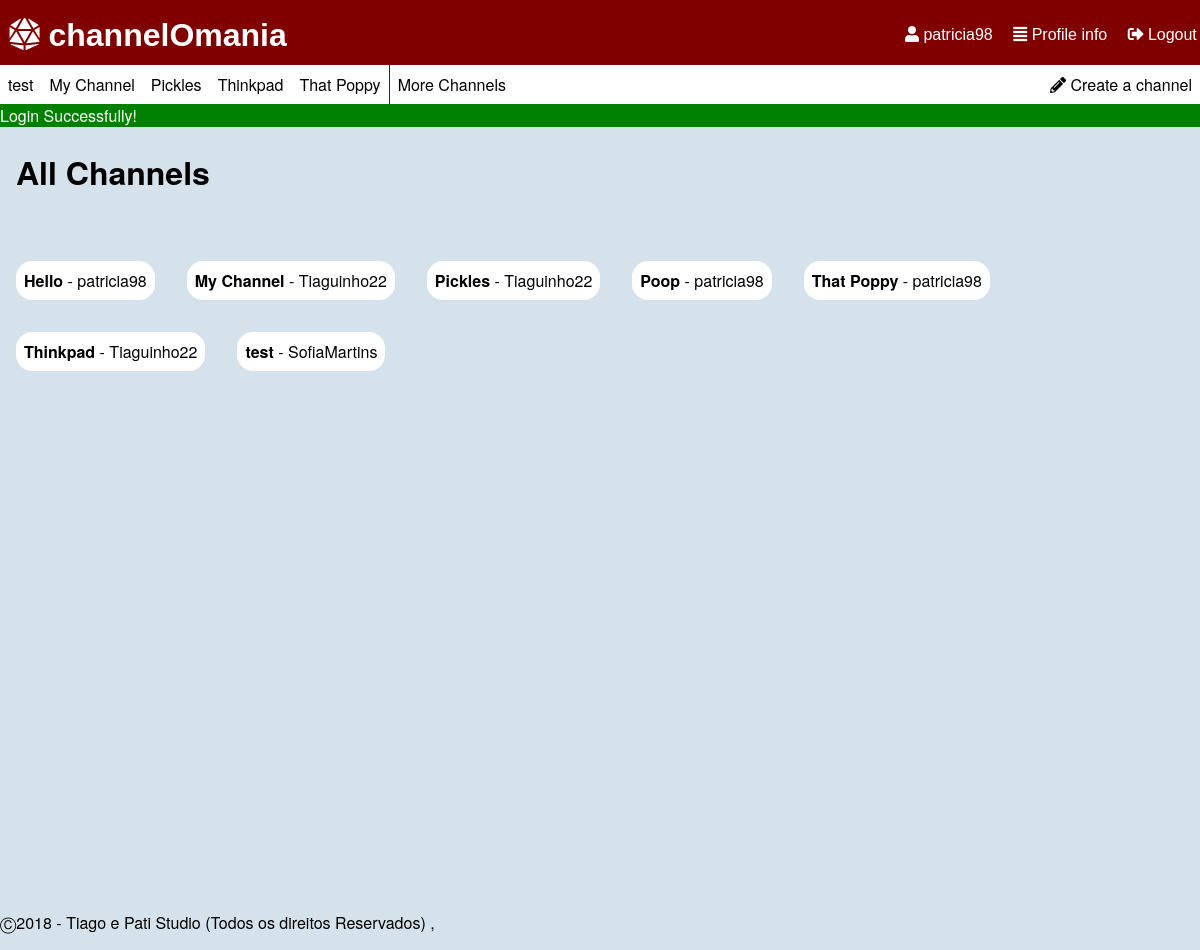
Page /pages/all_channels.php (signed in) on the earlier database version.
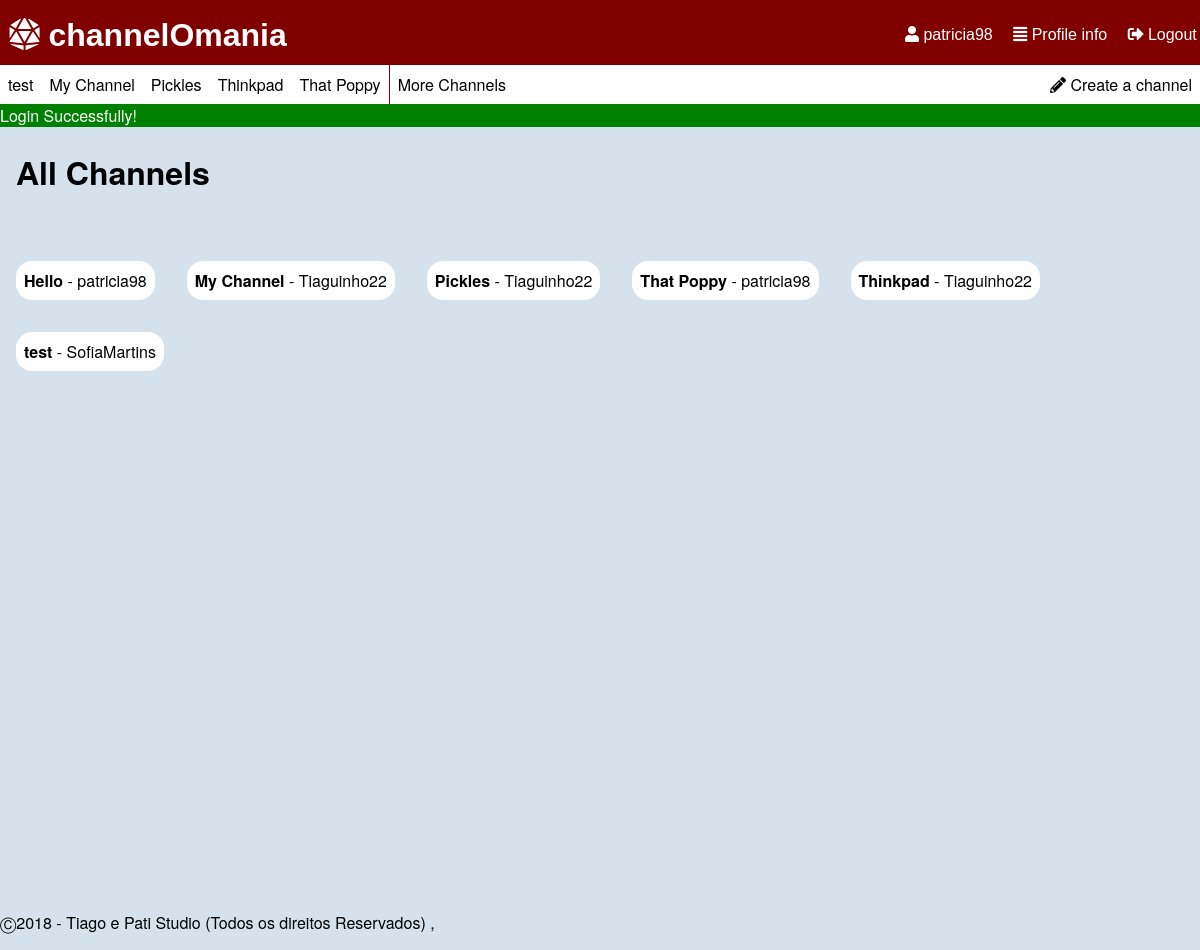
Same page on the later database version.
### tables this page shows
CREATE TABLE "channel" (
	"ID"	INTEGER NOT NULL,
	"name"	TEXT NOT NULL,
	"coverImage"	TEXT,
	"author"	INTEGER NOT NULL,
	FOREIGN KEY("author") REFERENCES "user"("ID") ON DELETE Cascade ON UPDATE No Action,
	PRIMARY KEY("ID")
);

CREATE TABLE 'user'
(
	'ID' INTEGER NOT NULL PRIMARY KEY AUTOINCREMENT,
	'username' TEXT NOT NULL,
	'email' TEXT NOT NULL,
	'password' TEXT NOT NULL,
	'birth' TEXT ,
	'profilePic' TEXT,
	CONSTRAINT 'username' UNIQUE ('username')
);

### database/db_list.php (called while the page is built, shortened)
<?php
function listChannel($sort='') {
  switch($sort){
    case 'mActive':
      $order = 'n_stories DESC';
      break;
    case 'alphabetical':
      $order = 'name ASC';
      break;
  }
  $db = Database::instance()->db();
  $stmt = $db->prepare('SELECT *,(SELECT COUNT(*) FROM story WHERE story.channel == channel.ID) AS n_stories,channel.ID as channelId FROM channel INNER JOIN user ON author=user.ID ORDER BY '.$order);
  $stmt->execute();
  return $stmt->fetchAll();
}
?>

### templates/tpl_all_channels.php (the view)
<?php function draw_channel_list($channels) { ?>
  <h1>All Channels</h1>
  <div id="channelsList">
    <ul>
  <?php foreach($channels as $channel_list){ ?>
    <li><a href = "../pages/channel.php?channelId=<?php echo($channel_list['channelId']); ?>" ><?php echo($channel_list['name']); ?></a>
    <a href = "../pages/profile.php?userId=<?php echo($channel_list['author']); ?>" ><?php echo('- ' . $channel_list['username']); ?></a></li>
  <?php } ?>
  </ul>
  </div>
<?php } ?>

### templates/tpl_common.php (shortened to what this page needs)
<?php function draw_header($tabText = ""){
?>
<!DOCTYPE html>
<html lang="en-US">
  <head>
    <link href="../css/style.css" rel="stylesheet">
    <link href="../css/input.css" rel="stylesheet">
    <link href="../css/links.css" rel="stylesheet">
    <link rel="stylesheet" href="https://use.fontawesome.com/releases/v5.5.0/css/all.css">
  </head>
  <body>
    <header id="header">
      <?php if(isset($_SESSION['username'])){ ?>
        <div id='options'>
          <a href="../pages/profile.php"><i class="fas fa-user"></i> <?php echo($_SESSION['username']) ?></a>
          <a href="../pages/profile.php"><i class="fas fa-align-justify"></i> Profile info</a>
          <a href="../actions/action_logout.php"><i class="fas fa-sign-out-alt"></i> Logout</a>
        </div>
      <?php } ?>
      <h1><a href="mainpage.php"><i class="fas fa-dice-d20"></i> channelOmania</a></h1>
    </header>
    <?php if(isset($_SESSION['username'])){ ?>
    <div id="list_channels">
      <p><a href = "../pages/new_channel.php" ><i class="fas fa-pencil-alt"></i> Create a channel</a></p>
      <?php $channels = listChannel('mActive'); ?>
      <ul>
      <?php if(count($channels) > 5) { ?>
        <?php for ($i=0; $i < 5; $i++) { ?>
          <li><a href = "../pages/channel.php?channelId=<?php echo($channels[$i]['channelId']); ?>" ><?php echo($channels[$i]['name']); ?></a></li>
        <?php } ?>
          <li id="moreChannels"><a href = "../pages/all_channels.php" >More Channels</a></li>
      <?php } else { ?>
        <?php foreach($channels as $channel_list){ ?>
          <li><a href = "../pages/channel.php?channelId=<?php echo($channel_list['channelId']); ?>" ><?php echo($channel_list['name']); ?></a></li>
        <?php } ?>
      <?php } ?>
      </ul>
    </div>
    <?php } ?>
    <?php if (isset($_SESSION['messages'])) {?>
      <section id="messages">
        <?php foreach($_SESSION['messages'] as $message) { ?>
          <div class="<?=$message['type']?>"><?=$message['content']?></div>
        <?php } ?>
      </section>
    <?php unset($_SESSION['messages']); } ?>
<?php } ?>
<?php function draw_footer(){
  ?>
  <footer class="footer">
    <p>	&#9400;2018 - Tiago e Pati Studio (Todos os direitos Reservados) ,</p>
  </footer>
</body>
</html>
<?php }
 ?>

Differences in the rows shown:
removed channel: name "Poop", author.username "patricia98", shown under "All Channels"
